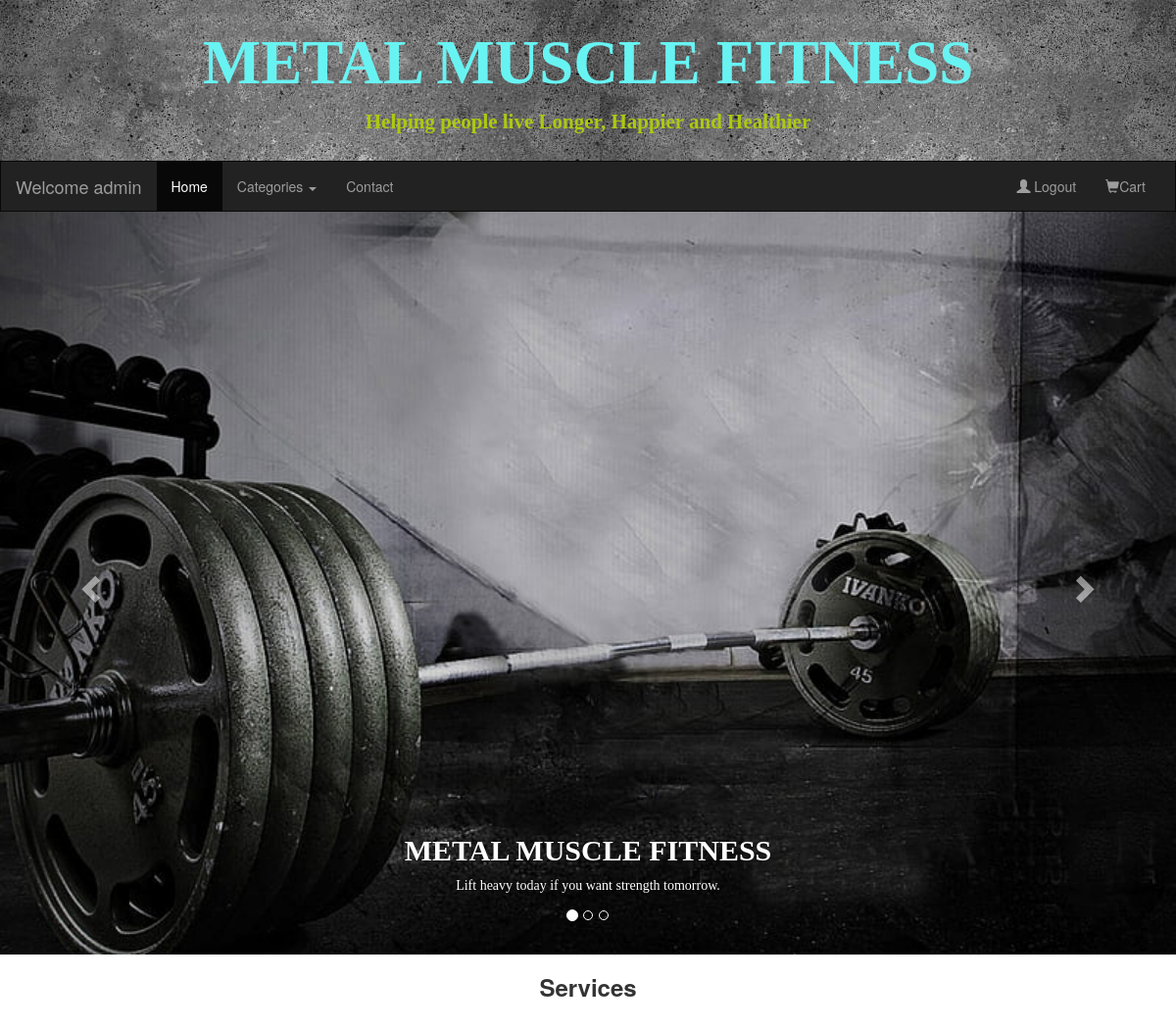
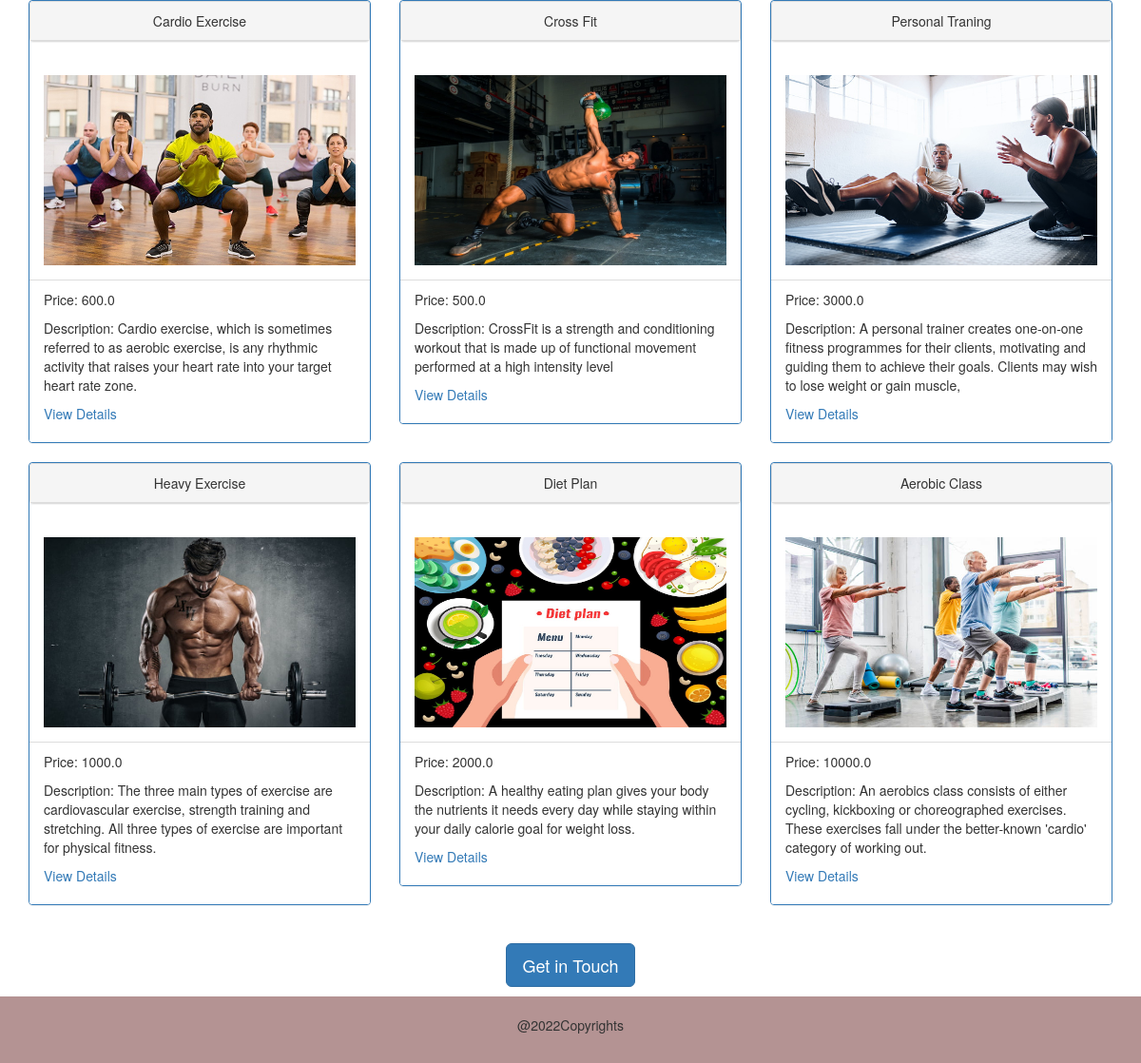
The app's page / (signed in) with its own data (2 pictures, top to bottom).
### AdminApp/models.py (models this page shows, shortened)
class Gym(models.Model):
    service_name = models.CharField(max_length=100)
    price = models.FloatField(default=300)
    description = models.CharField(max_length=1000)
    imageurl = models.ImageField(upload_to = "Images",default='abc.jpg')
    category = models.ForeignKey(Category,on_delete = models.CASCADE)
    class Meta:
        db_table = "Gym"

### UserApp/views.py (the view)
# urls.py: path('',views.homepage),
def homepage(request):
    cats=Category.objects.all()
    gyms = Gym.objects.all()
    return render(request,"master.html",{"cats":cats,"gyms":gyms})

### UserApp/templates/master.html (shortened to what this page needs)
{%load static%}
<!DOCTYPE html>
<html lang="en">
<head>
  <link rel="stylesheet" href="https://maxcdn.bootstrapcdn.com/bootstrap/3.4.1/css/bootstrap.min.css">
</head>
<body>
  <div class="jumbotron">
  <div style="color:hsl(180, 85%, 68%)" class="container text-center" >
    <h1 ><b><strong>METAL MUSCLE FITNESS</strong></b></h1>
    <p style="color:#adc910"><b>Helping people live Longer, Happier and Healthier</b></p>
  </div>
  </div>
<nav class="navbar navbar-inverse">
  <div class="container-fluid">
    <div class="navbar-header">
      {%if "uname" in request.session %}
      <a class="navbar-brand" href="#">Welcome {{request.session.uname}}</a>
      {%else%}
      <a class="navbar-brand" href="#">METAL MUCLE FITNESS </a>
      {%endif%}
    </div>
    <div class="collapse navbar-collapse" id="myNavbar">
      <ul class="nav navbar-nav">
        <li class="active"><a href="/">Home</a></li>
        <li class="dropdown">
          <a class="dropdown-toggle" data-toggle="dropdown" href="#">Categories
          <span class="caret"></span></a>
        </li>
        <li><a href="/ContactUs">Contact</a></li>
      </ul>
      <ul class="nav navbar-nav navbar-right">
        {%if "uname" in request.session%}
        <li><a href="/Logout"><span class="glyphicon glyphicon-user"></span> Logout </a></li>
        <li><a href="/ShowAllCartItems"><span class="glyphicon glyphicon-shopping-cart"></span>Cart</a></li>
        {%else%}
        <li><a href="/Login"><span class="glyphicon glyphicon-user"></span> Login </a></li>
        <li><a href="/SignUp"><span class="glyphicon glyphicon-user"></span> Sign Up </a></li>
        {%endif%}
      </ul>
    </div>
  </div>
</nav>
<div id="myCarousel" class="carousel slide" data-ride="carousel">
    <ol class="carousel-indicators">
      <li data-target="#myCarousel" data-slide-to="0" class="active"></li>
      <li data-target="#myCarousel" data-slide-to="1"></li>
      <li data-target="#myCarousel" data-slide-to="2"></li>
    </ol>
    <div class="carousel-inner" role="listbox" style="font-family:serif">
      <div class="item active">
        <img src="{% static 'images/Lift.jpg' %}" alt="" width="2000" height="100">
        <div class="carousel-caption">
          <h2><b>METAL MUSCLE FITNESS</b></h2>
          <p>Lift heavy today if you want strength tomorrow.</p>
        </div>
      </div>
    </div>
    <a class="left carousel-control" href="#myCarousel" role="button" data-slide="prev">
      <span class="glyphicon glyphicon-chevron-left" aria-hidden="true"></span>
    </a>
    <a class="right carousel-control" href="#myCarousel" role="button" data-slide="next">
      <span class="glyphicon glyphicon-chevron-right" aria-hidden="true"></span>
    </a>
</div>
{%block content%}
  <h3><center><b>Services</b></center></h3><br>
  <div class="container">
    <div class="row">
      {% for gym in gyms%}
      <div class="col-sm-4">
        <div class="panel panel-primary">
          <div class="panel panel-default text-center">
          <div class="panel-heading">{{gym.service_name}}</div></div>
          <div class="panel-body"><img src="{{gym.imageurl.url}}" class="img-responsive" style="width:400px;height:200px" alt="Image"></div>
          <div class="panel-footer">
            <P>Price: {{gym.price}} </P>
            <P>Description: {{gym.description}}</P>
            <P><a href='/ViewDetails/{{gym.id}}'>View Details</a></P>
          </div>
        </div>
      </div>
      {%endfor%}
    </div>
  </div>
{%endblock%}
<center>
  <a href="/ContactUs"> <p><br><button class="btn btn-primary btn-lg">Get in Touch</button></p></a>
</center>
<footer class="container-fluid text-center">
 <p>@2022Copyrights</p>
</footer>
</body>
</html>

### records on screen
Gym: service_name "Cardio Exercise", imageurl (picture), price "600.0", description "Cardio exercise, which is sometimes referred to as aerobic exercise, is any rhythmic activity that raises your heart rate into your target heart rate zone."
Gym: service_name "Cross Fit", imageurl (picture), price "500.0", description "CrossFit is a strength and conditioning workout that is made up of functional movement performed at a high intensity level"
Gym: service_name "Personal Traning", imageurl (picture), price "3000.0", description "A personal trainer creates one-on-one fitness programmes for their clients, motivating and guiding them to achieve their goals. Clients may wish to lose weight or gain muscle,"
Gym: service_name "Heavy Exercise", imageurl (picture), price "1000.0", description "The three main types of exercise are cardiovascular exercise, strength training and stretching. All three types of exercise are important for physical fitness."
Gym: service_name "Diet Plan", imageurl (picture), price "2000.0", description "A healthy eating plan gives your body the nutrients it needs every day while staying within your daily calorie goal for weight loss."
Gym: service_name "Aerobic Class", imageurl (picture), price "10000.0", description "An aerobics class consists of either cycling, kickboxing or choreographed exercises. These exercises fall under the better-known 'cardio' category of working out."

### other values on screen
{{ request.session.uname }} "admin"
